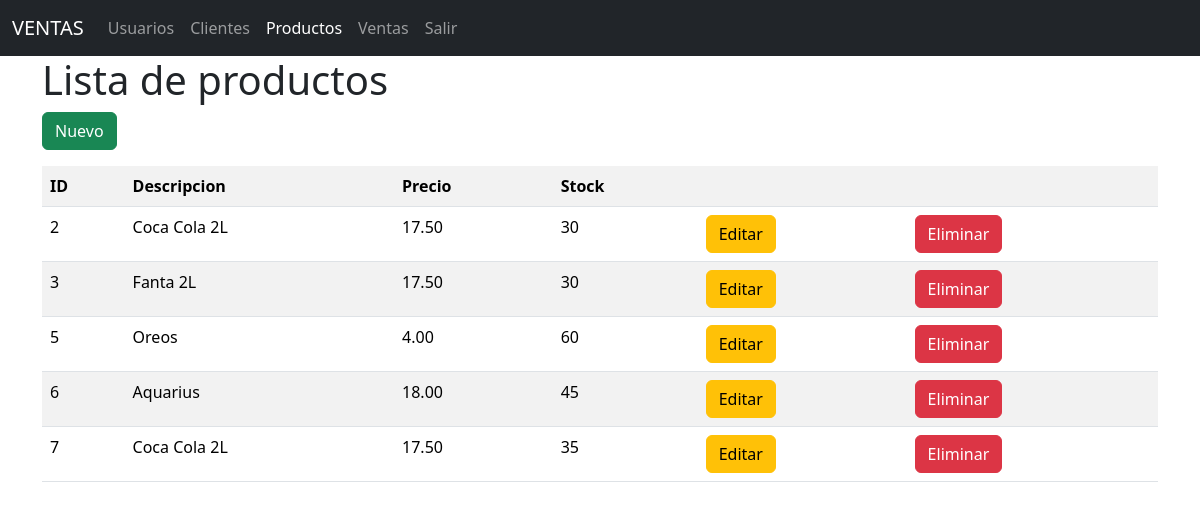
/productos/, run on the app's committed database.
### models/producto_model.py (models this page shows, shortened)
class Producto(db.Model):
    __tablename__ = "productos"
    id = db.Column(db.Integer,primary_key=True)
    descripcion = db.Column(db.String(120),nullable=False)
    precio = db.Column(db.Float(11,2),nullable=False)
    stock = db.Column(db.Integer,nullable=False)
    ventas = db.relationship('Venta',back_populates='producto')
    @staticmethod
    def get_all():
        return Producto.query.all()

### controllers/producto_controller.py (the view)
@producto_bp.route("/")
def index():
    productos = Producto.get_all()
    return producto_view.list(productos)

### run.py (called while the page is built)
@app.context_processor
def injec_active_path():
    def is_active(path):
        return 'active' if request.path == path else ''
    return(dict(is_active = is_active))

### views/producto_view.py (called while the page is built)
def list(productos):
    return render_template('producto/index.html', productos = productos)

### templates/producto/index.html (shortened to what this page needs)
{% extends 'base.html' %}
{% block content %}
<h1>Lista de productos</h1>
<a href="{{ url_for('producto.create') }}" class="btn btn-success mb-3">Nuevo</a>
<table class="table table-striped">
    <tr>
        <th>ID</th>
        <th>Descripcion</th>
        <th>Precio</th>
        <th>Stock</th>
        <th></th>
        <th></th>
    </tr>
    {% for item in productos %}
    <tr>
        <td>{{item.id}}</td>
        <td>{{item.descripcion}}</td>
        <td>{{item.precio | round(2)}}</td>
        <td>{{item.stock}}</td>
        <td>
            <a href="{{ url_for('producto.edit',id=item.id) }}" class="btn btn-warning">Editar</a>
        </td>
        <td>
            <a href="{{ url_for('producto.delete',id=item.id) }}" class="btn btn-danger">Eliminar</a>
        </td>
    </tr>
    {% endfor %}
</table>
{% endblock %}

### data on the page
Producto: id "2", descripcion "Coca Cola 2L", precio "17.50", stock "30"
Producto: id "3", descripcion "Fanta 2L", precio "17.50", stock "30"
Producto: id "5", descripcion "Oreos", precio "4.00", stock "60"
Producto: id "6", descripcion "Aquarius", precio "18.00", stock "45"
Producto: id "7", descripcion "Coca Cola 2L", precio "17.50", stock "35"
